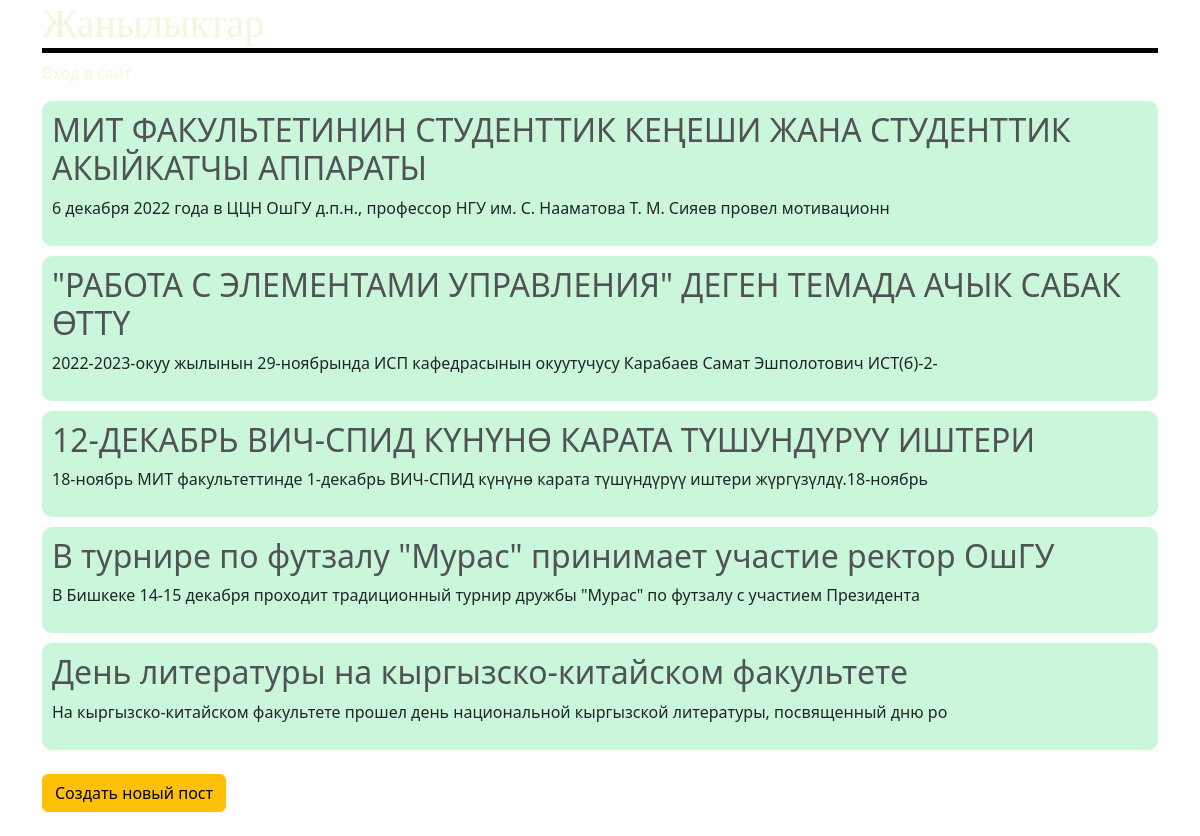
Before: / with the older database file.
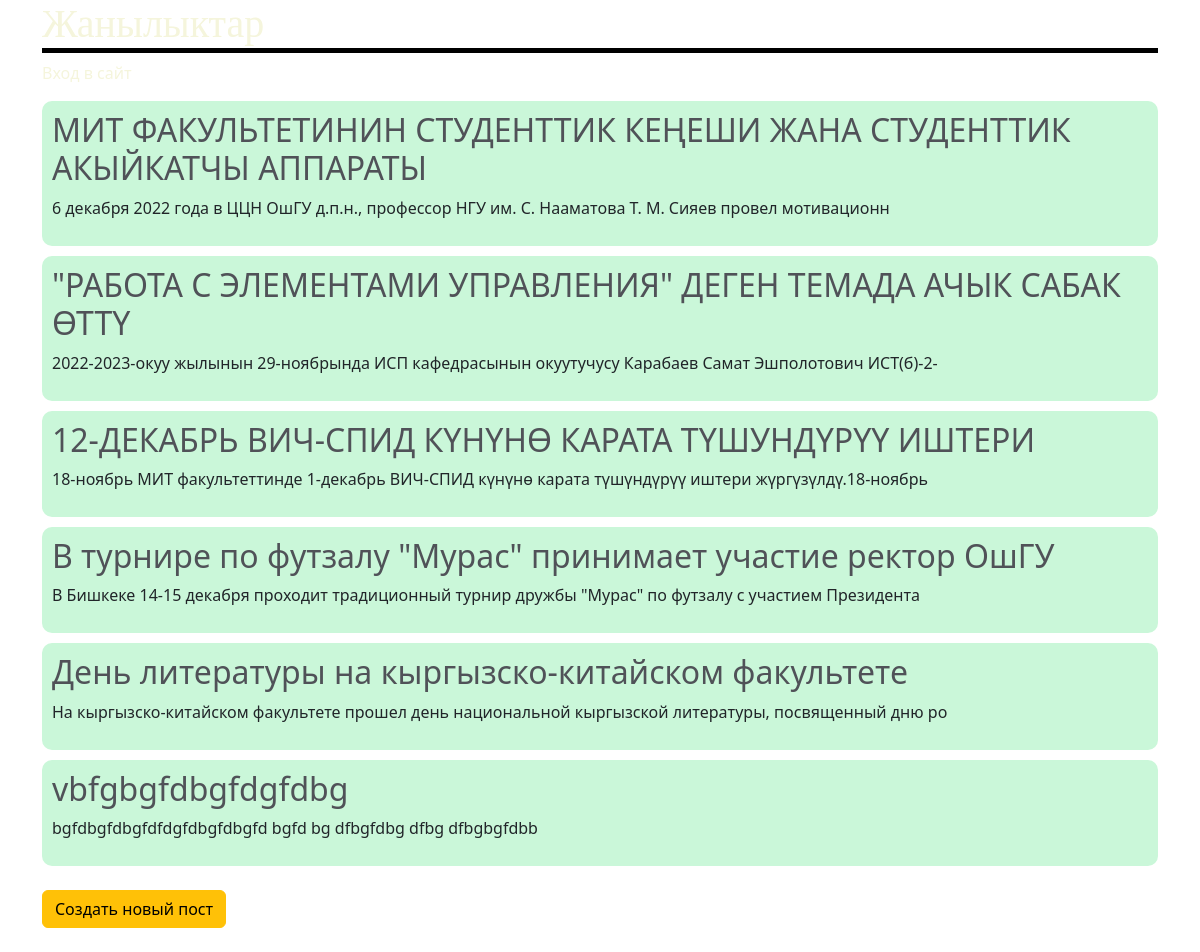
After: the same page with the newer database file.
### blog/models.py (models this page shows, shortened)
class Post(models.Model):
    title = models.CharField(max_length=200)
    author = models.ForeignKey(
        'auth.User',
        on_delete=models.CASCADE
    )
    body = models.TextField()

### blog/views.py (the view)
# urls.py: path('', BlogListView.as_view(), name='home'),
class BlogListView(ListView):
    model = Post
    template_name = 'home.html'

### templates/home.html
{% extends 'base.html' %}
{% block content %}
    {% for post in object_list %}
        <div class="post-entry">
            <div class="blog">
            <h2 ><a class="tit" href="{% url 'post_detail' post.pk %}">{{ post.title }}</a></h2>
            <p>{{ post.body | slice:":100" }}</p>
            </div>
        </div>
    {% endfor %}
{% endblock content %}

Changed rows visible on the page:
added Post: title "vbfgbgfdbgfdgfdbg", body "bgfdbgfdbgfdfdgfdbgfdbgfd bgfd bg dfbgfdbg dfbg dfbgbgfdbb"
